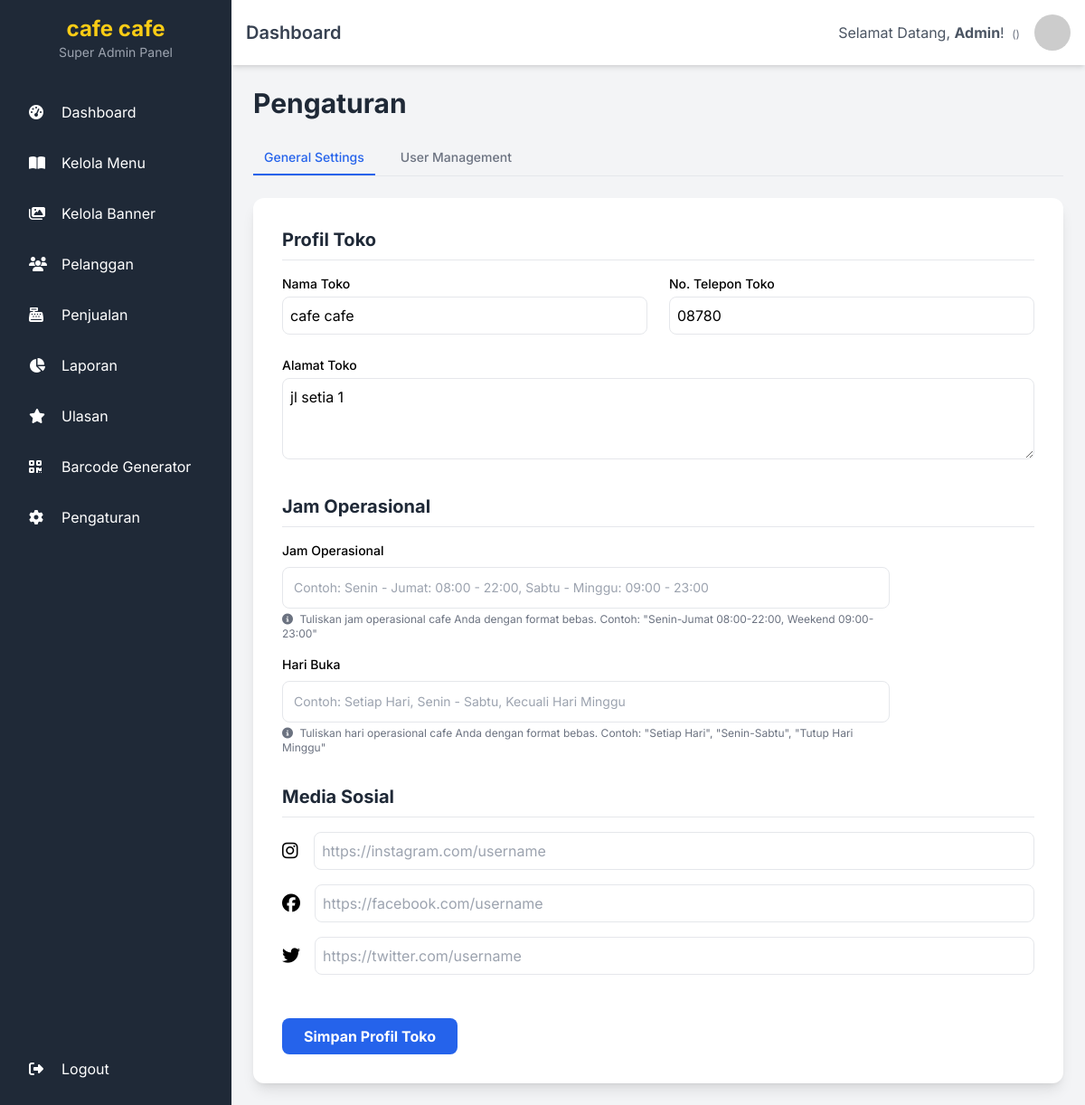
The app's page /admin/pengaturan.php, older data.
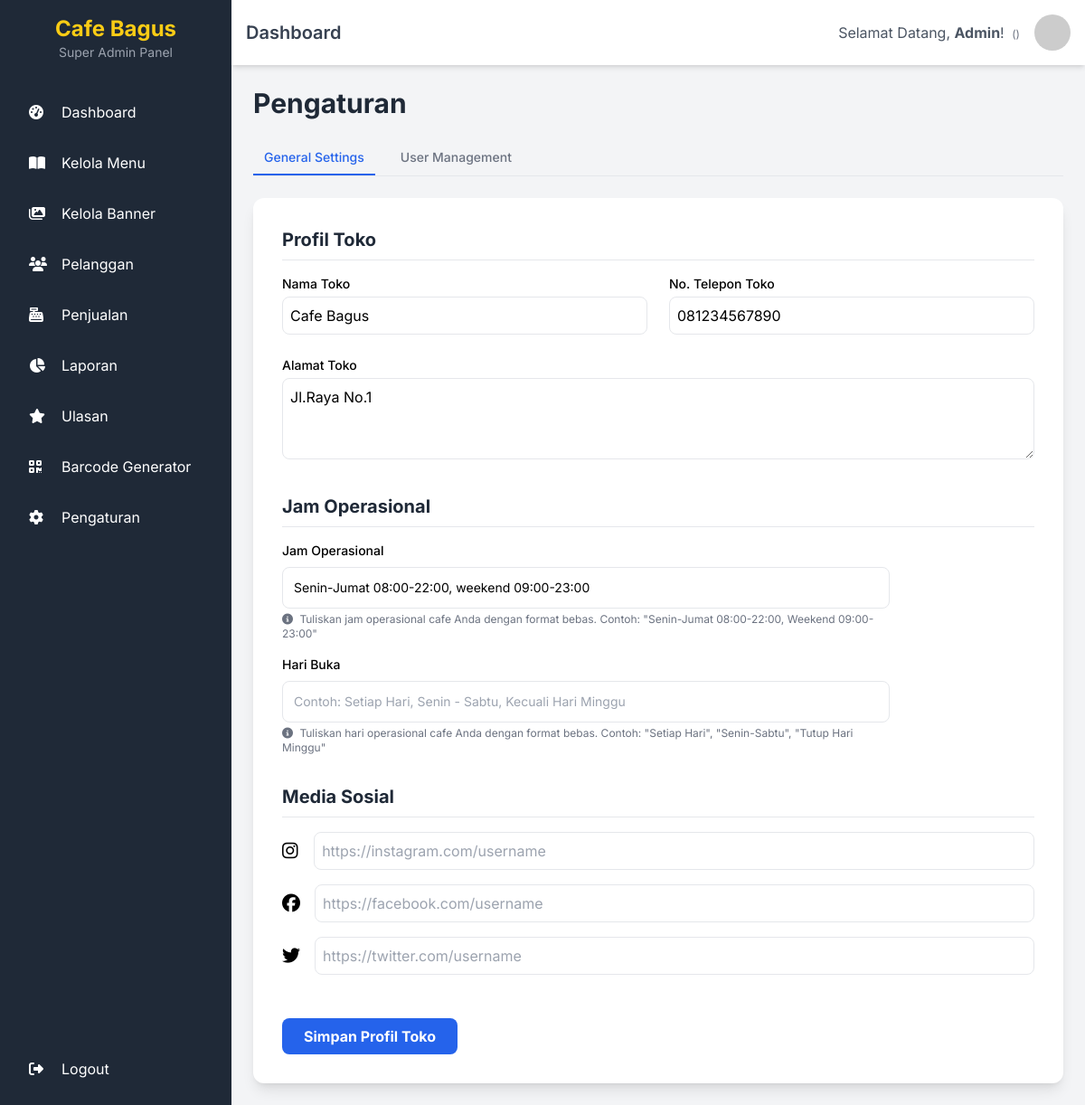
The same page, newer data.
### tables this page shows
CREATE TABLE `settings` (
  `id` int(10) UNSIGNED NOT NULL,
  `setting_name` varchar(191) NOT NULL,
  `setting_value` text DEFAULT NULL,
  `created_at` timestamp NOT NULL DEFAULT current_timestamp()
);

### app/config/config.php (called while the page is built, shortened)
<?php
$db_host = 'localhost';
$db_name = 'db_cafe';
$db_user = 'root';
$db_pass = '';
$options = [
    PDO::ATTR_ERRMODE            => PDO::ERRMODE_EXCEPTION,
    PDO::ATTR_DEFAULT_FETCH_MODE => PDO::FETCH_ASSOC,
    PDO::ATTR_EMULATE_PREPARES   => false,
];
try {
    $pdo = new PDO("mysql:host=$db_host;dbname=$db_name;charset=utf8mb4", $db_user, $db_pass, $options);
} catch (PDOException $e) {
    die("Koneksi ke database gagal: " . $e->getMessage());
}
$APP_CONFIG = [];
try {
    $stmt = $pdo->query("SELECT setting_name, setting_value FROM settings");
    while ($row = $stmt->fetch()) {
        $APP_CONFIG[$row['setting_name']] = $row['setting_value'];
    }
} catch (PDOException $e) {
    error_log("Gagal mengambil data dari tabel settings: " . $e->getMessage());
    $APP_CONFIG = [
        'cafe_name'        => 'Nama Cafe Default',
        'cafe_phone'       => 'Nomor Telepon Default',
        'cafe_address'     => 'Alamat Default',
        'hour_open'        => '08:00',
        'hour_close'       => '22:00',
        'social_instagram' => '#',
        'social_facebook'  => '#',
        'social_twitter'   => '#',
        'days_open'        => '[]'
    ];
}

### admin/pengaturan.php (the view, shortened to what the changed rows need)
<?php
require_once 'includes/header.php';
?>
<div class="container mx-auto">
    <h1 class="text-3xl font-bold text-gray-800 mb-6">Pengaturan</h1>
    <div id="content-general" class="tab-content">
        <form method="POST" class="space-y-8 bg-white p-8 rounded-xl shadow-lg">
            <div>
                <h2 class="text-xl font-bold text-gray-800 border-b pb-2 mb-4">Profil Toko</h2>
                <div class="grid grid-cols-1 md:grid-cols-2 gap-6">
                    <div>
                        <label class="block text-sm font-medium">Nama Toko</label>
                        <input type="text" name="settings[cafe_name]" value="<?= htmlspecialchars($APP_CONFIG['cafe_name'] ?? '') ?>" class="mt-1 w-full border rounded-lg p-2">
                    </div>
                    <div>
                        <label class="block text-sm font-medium">No. Telepon Toko</label>
                        <input type="text" name="settings[cafe_phone]" value="<?= htmlspecialchars($APP_CONFIG['cafe_phone'] ?? '') ?>" class="mt-1 w-full border rounded-lg p-2">
                    </div>
                    <div class="md:col-span-2">
                        <label class="block text-sm font-medium">Alamat Toko</label>
                        <textarea name="settings[cafe_address]" rows="3" class="mt-1 w-full border rounded-lg p-2"><?= htmlspecialchars($APP_CONFIG['cafe_address'] ?? '') ?></textarea>
                    </div>
                </div>
            </div>
            <div>
                <h2 class="text-xl font-bold text-gray-800 border-b pb-2 mb-4">Jam Operasional</h2>
                <div class="space-y-4 max-w-2xl">
                    <div>
                        <label class="block text-sm font-medium mb-2">Jam Operasional</label>
                        <input type="text" name="settings[operating_hours]"
                            value="<?= htmlspecialchars($APP_CONFIG['operating_hours'] ?? '') ?>"
                            class="w-full border rounded-lg p-3 text-sm"
                            placeholder="Contoh: Senin - Jumat: 08:00 - 22:00, Sabtu - Minggu: 09:00 - 23:00">
                        <p class="text-xs text-gray-500 mt-1">
                            <i class="fas fa-info-circle mr-1"></i>
                            Tuliskan jam operasional cafe Anda dengan format bebas. Contoh: "Senin-Jumat 08:00-22:00, Weekend 09:00-23:00"
                        </p>
                    </div>
                </div>
            </div>
            <div>
                <h2 class="text-xl font-bold text-gray-800 border-b pb-2 mb-4">Media Sosial</h2>
            </div>
        </form>
    </div>
</div>
<?php
require_once 'includes/footer.php';
?>

### admin/includes/header.php (shortened to what the changed rows need)
<?php
require_once __DIR__ . '/../../app/config/config.php';
$nama_toko = 'Toko Kopi Anda';
try {
    $stmt = $pdo->prepare("SELECT setting_value FROM settings WHERE setting_name = 'cafe_name'");
    $stmt->execute();
    $pengaturan = $stmt->fetch(PDO::FETCH_ASSOC);
    if ($pengaturan && !empty($pengaturan['setting_value'])) {
        $nama_toko = $pengaturan['setting_value'];
    }
} catch (PDOException $e) {
}
?>
<!DOCTYPE html>
<html lang="id">
<head>
    <script src="https://cdn.tailwindcss.com"></script>
    <link rel="stylesheet" href="https://cdnjs.cloudflare.com/ajax/libs/font-awesome/6.5.1/css/all.min.css">
</head>
<body class="bg-gray-100 h-screen overflow-hidden relative">
    <div class="flex h-full">
        <aside id="sidebar" class="w-64 bg-gray-800 text-white p-4 flex-col fixed inset-y-0 left-0 transform -translate-x-full md:relative md:translate-x-0 transition-transform duration-300 ease-in-out z-30 flex">
            <div class="mb-8 text-center">
                <h1 class="text-2xl font-bold text-yellow-400"><?= htmlspecialchars($nama_toko) ?></h1>
                <p class="text-sm text-gray-400">Super Admin Panel</p>
            </div>
        </aside>
        <div class="flex-1 flex flex-col overflow-hidden">
            <header class="bg-white shadow-md p-4 flex justify-between items-center sticky top-0 z-10">
                <div class="flex items-center">
                    <h2 class="text-xl font-semibold text-gray-700" id="page-title">Dashboard</h2>
                </div>
            </header>
            <main class="p-6 flex-1 overflow-y-auto">

Row changes from the older to the newer data that the page shows:
changed settings: setting_value "cafe cafe" → "Cafe Bagus"
Text that changed along with them:
form field cafe_name: "cafe cafe" → "Cafe Bagus"
form field cafe_phone: "08780" → "081234567890"
form field cafe_address: "jl setia 1" → "Jl.Raya No.1"
form field operating_hours: (not shown) → "Senin-Jumat 08:00-22:00, weekend 09:00-23:00"
